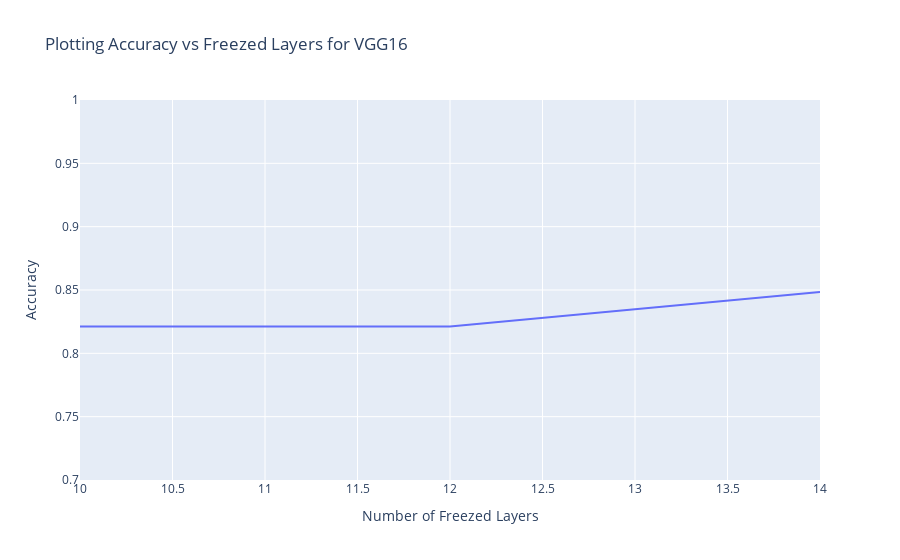

Notebook cell for this chart:
### Markdown cell above
Plotting the Validation Accuracy vs freezed layers. We observe that as we increase the amount of freezed layers, the accuracy also increases.

### Code cell
df_vgg = getData_vgg()
df_vgg = df_vgg[df_vgg.Epoch == 9]
fig = px.line(
    df_vgg, 
    x=df_vgg['freezed_layer'], 
    y=df_vgg['val_binary_accuracy'],
    title="Plotting Accuracy vs Freezed Layers for VGG16",
).update_layout(xaxis_title="Number of Freezed Layers", yaxis_title="Accuracy",yaxis_range=[0.7,1.0])
fig.show()

### Figure 1 — Plotly figure (JSON) as saved in the notebook; plotly's stock layout.template omitted (floating-point values rounded to 4 significant figures)
{"data": [{"hovertemplate": "freezed_layer=%{x}<br>val_binary_accuracy=%{y}<extra></extra>", "legendgroup": "", "line": {"color": "#636efa", "dash": "solid"}, "marker": {"symbol": "circle"}, "mode": "lines", "name": "", "orientation": "v", "showlegend": false, "x": [14, 12, 10], "xaxis": "x", "y": [0.8485, 0.8212, 0.8212], "yaxis": "y", "type": "scatter"}], "layout": {"xaxis": {"anchor": "y", "domain": [0, 1], "title": {"text": "Number of Freezed Layers"}, "type": "linear", "range": [10, 14], "autorange": true}, "yaxis": {"anchor": "x", "domain": [0, 1], "title": {"text": "Accuracy"}, "range": [0.7, 1], "type": "linear"}, "legend": {"tracegroupgap": 0}, "title": {"text": "Plotting Accuracy vs Freezed Layers for VGG16"}, "autosize": true}}
